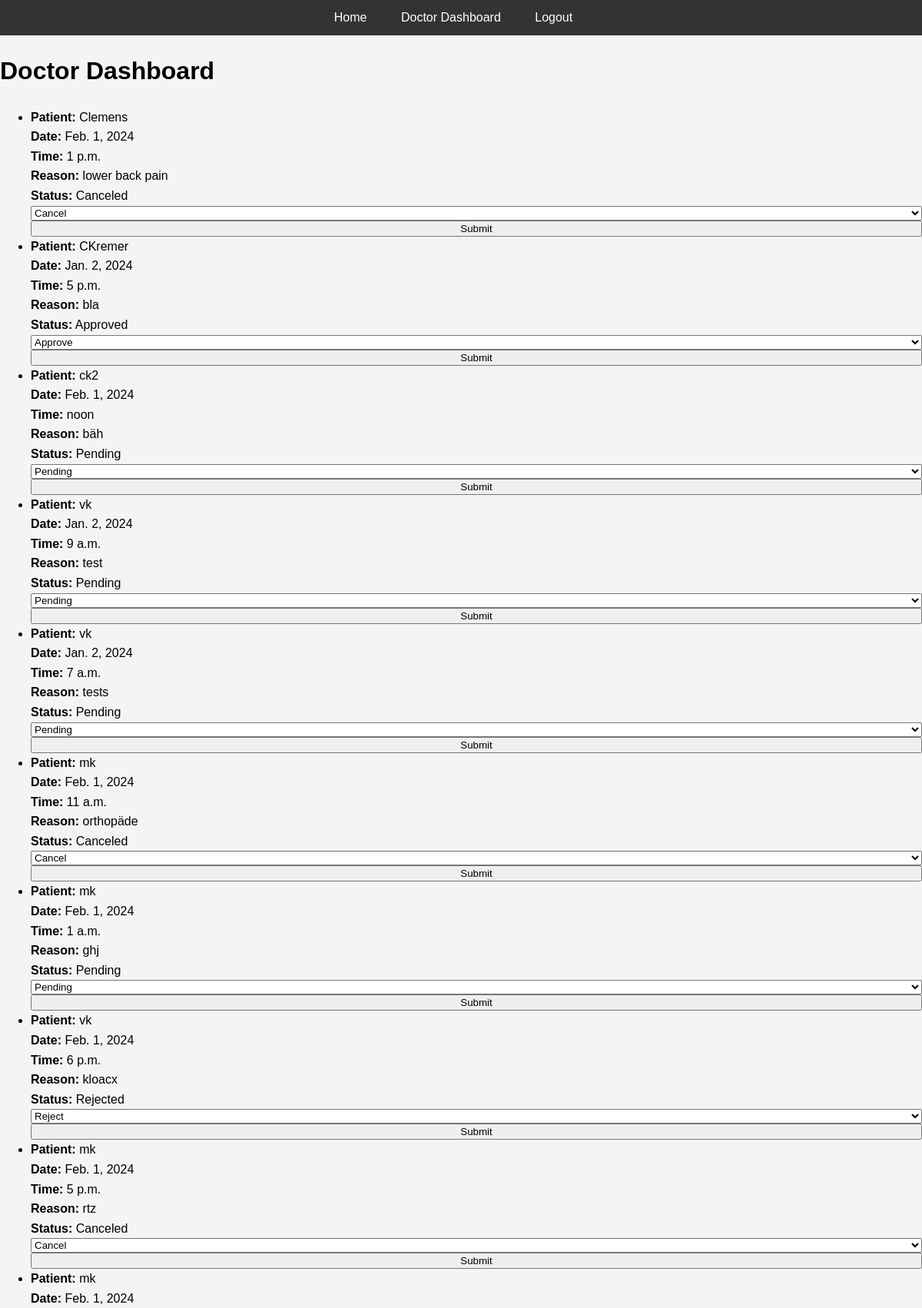
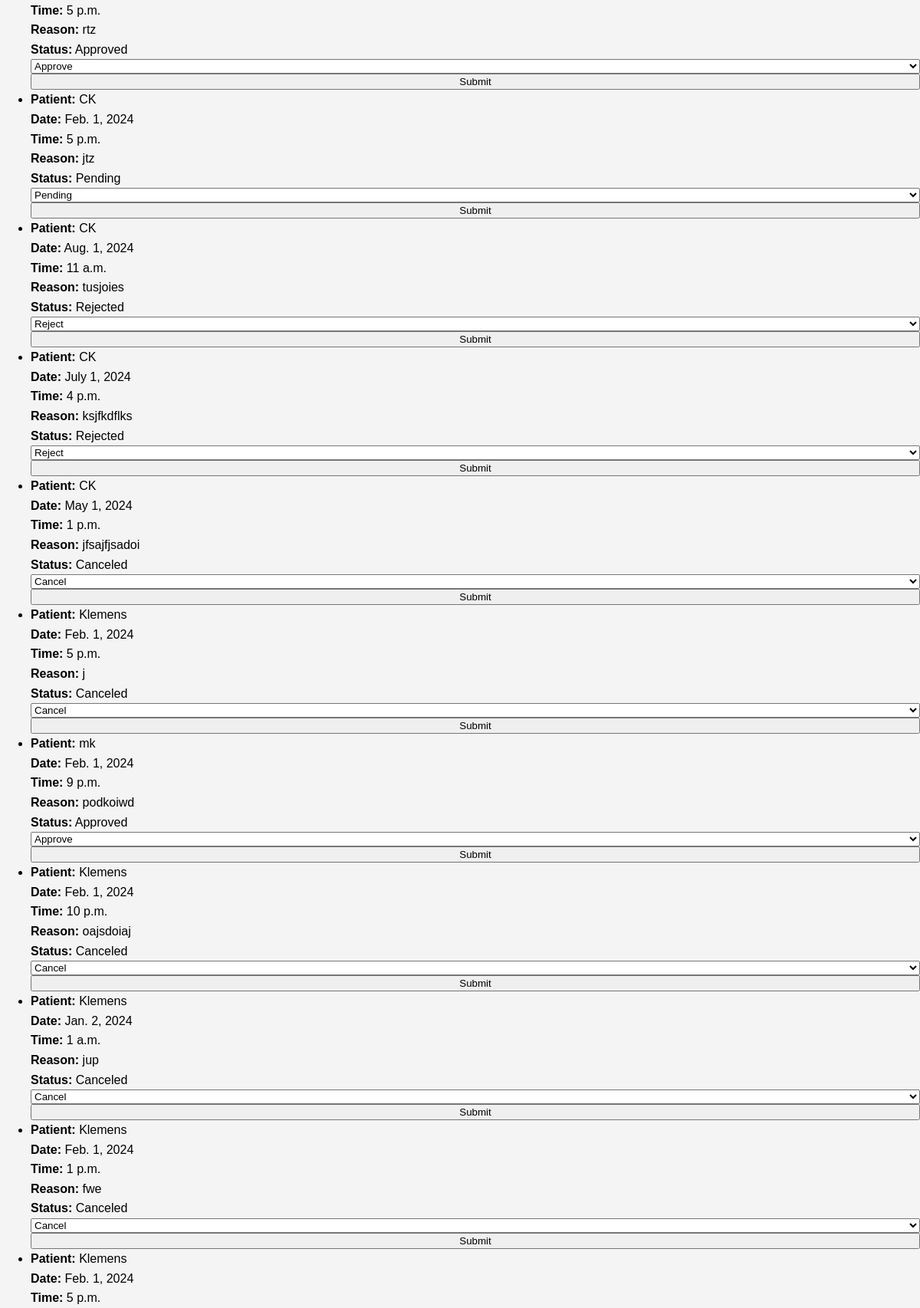
Screenshot of /bookings/doctor_dashboard/ (signed in, upper part) with the database file from the repository (2 pictures, top to bottom).
### bookings/models.py (models this page shows, shortened)
class Appointment(models.Model):
    STATUS_CHOICES = [
        ('pending', 'Pending'),
        ('approved', 'Approved'),
        ('rejected', 'Rejected'),
        ('canceled', 'Canceled'),
    ]
    patient = models.ForeignKey(Patient, on_delete=models.CASCADE)
    doctor = models.ForeignKey(Doctor, on_delete=models.CASCADE)
    date = models.DateField()
    time = models.TimeField()
    reason = models.TextField()
    status = models.CharField(max_length=10, choices=STATUS_CHOICES, default='pending')

class Patient(models.Model):
    SEX_CHOICES = [
        ('M', 'Male'),
        ('F', 'Female'),
        ('O', 'Other'),
    ]
    user = models.OneToOneField(User, on_delete=models.CASCADE)
    phone = models.CharField(max_length=15)
    address = models.CharField(max_length=255)
    sex = models.CharField(max_length=1, choices=SEX_CHOICES)

### bookings/views.py (the view, shortened to what this page needs)
# urls.py: path('doctor_dashboard/', views.doctor_dashboard, name='doctor_dashboard'),
@login_required
def doctor_dashboard(request):
    try:
        doctor = request.user.doctor
        appointments = Appointment.objects.filter(doctor=doctor)
    except ObjectDoesNotExist:
        doctor = None
        appointments = []
    return render(request, 'doctor_dashboard.html', {'appointments': appointments, 'doctor': doctor})

### bookings/context_processors.py (called while the page is built)
def user_roles(request):
    if request.user.is_authenticated:
        is_patient = Patient.objects.filter(user=request.user).exists()
        is_doctor = Doctor.objects.filter(user=request.user).exists()
        return {
            'is_patient': is_patient,
            'is_doctor': is_doctor,
        }
    return {}

### bookings/templates/doctor_dashboard.html (shortened to what this page needs)
{% load static %}
<!DOCTYPE html>
<html lang="en">
<head>
    <link rel="stylesheet" type="text/css" href="{% static 'css/styles.css' %}">
</head>
<body>
    <header>
        <nav>
            <ul>
                <li><a href="{% url 'index' %}">Home</a></li>
                {% if user.is_authenticated %}
                    {% if user.doctor %}
                        <li><a href="{% url 'doctor_dashboard' %}">Doctor Dashboard</a></li>
                    {% endif %}
                    <li><a href="{% url 'logout' %}">Logout</a></li>
                {% else %}
                    <li><a href="{% url 'login' %}">Login</a></li>
                    <li><a href="{% url 'register_patient' %}">Register</a></li>
                {% endif %}
            </ul>
        </nav>
    </header>
    <h1>Doctor Dashboard</h1>
    <ul>
        {% for appointment in appointments %}
            <li>
                <strong>Patient:</strong> {{ appointment.patient.user.username }}<br>
                <strong>Date:</strong> {{ appointment.date }}<br>
                <strong>Time:</strong> {{ appointment.time }}<br>
                <strong>Reason:</strong> {{ appointment.reason }}<br>
                <strong>Status:</strong> {{ appointment.get_status_display }}<br>
                <form method="post">
                    <select name="status">
                        <option value="pending" {% if appointment.status == 'pending' %}selected{% endif %}>Pending</option>
                        <option value="approved" {% if appointment.status == 'approved' %}selected{% endif %}>Approve</option>
                        <option value="rejected" {% if appointment.status == 'rejected' %}selected{% endif %}>Reject</option>
                        <option value="canceled" {% if appointment.status == 'canceled' %}selected{% endif %}>Cancel</option>
                    </select>
                    <button type="submit">Submit</button>
                </form>
            </li>
        {% endfor %}
    </ul>
</body>
</html>

### static/css/styles.css (style rules this page uses)
body { font-family: Arial, sans-serif; line-height: 1.6; background-color: #f4f4f4; margin: 0; padding: 0; }
header { background-color: #333; color: #fff; padding: 10px 0; }
header nav ul { list-style-type: none; padding: 0; margin: 0; text-align: center; }
header nav ul li { display: inline-block; margin-right: 20px; }
header nav ul li a { color: #fff; text-decoration: none; padding: 5px 10px; }
form { display: flex; flex-direction: column; }

### rows the page displays
Appointment: patient.user.username "Clemens", date "Feb. 1, 2024", time "1 p.m.", reason "lower back pain", status "Canceled", status "Cancel"
Appointment: patient.user.username "CKremer", date "Jan. 2, 2024", time "5 p.m.", reason "bla", status "Approved", status "Approve"
Appointment: patient.user.username "ck2", date "Feb. 1, 2024", time "noon", reason "bäh", status "Pending"
Appointment: patient.user.username "vk", date "Jan. 2, 2024", time "9 a.m.", reason "test", status "Pending"
Appointment: patient.user.username "vk", date "Jan. 2, 2024", time "7 a.m.", reason "tests", status "Pending"
Appointment: patient.user.username "mk", date "Feb. 1, 2024", time "11 a.m.", reason "orthopäde", status "Canceled", status "Cancel"
Appointment: patient.user.username "mk", date "Feb. 1, 2024", time "1 a.m.", reason "ghj", status "Pending"
Appointment: patient.user.username "vk", date "Feb. 1, 2024", time "6 p.m.", reason "kloacx", status "Rejected", status "Reject"
Appointment: patient.user.username "mk", date "Feb. 1, 2024", time "5 p.m.", reason "rtz", status "Canceled", status "Cancel"
Appointment: patient.user.username "mk", date "Feb. 1, 2024", time "5 p.m.", reason "rtz", status "Approved", status "Approve"
Appointment: patient.user.username "CK", date "Feb. 1, 2024", time "5 p.m.", reason "jtz", status "Pending"
Appointment: patient.user.username "CK", date "Aug. 1, 2024", time "11 a.m.", reason "tusjoies", status "Rejected", status "Reject"
Appointment: patient.user.username "CK", date "July 1, 2024", time "4 p.m.", reason "ksjfkdflks", status "Rejected", status "Reject"
Appointment: patient.user.username "CK", date "May 1, 2024", time "1 p.m.", reason "jfsajfjsadoi", status "Canceled", status "Cancel"
Appointment: patient.user.username "Klemens", date "Feb. 1, 2024", time "5 p.m.", reason "j", status "Canceled", status "Cancel"
Appointment: patient.user.username "mk", date "Feb. 1, 2024", time "9 p.m.", reason "podkoiwd", status "Approved", status "Approve"
Appointment: patient.user.username "Klemens", date "Feb. 1, 2024", time "10 p.m.", reason "oajsdoiaj", status "Canceled", status "Cancel"
Appointment: patient.user.username "Klemens", date "Jan. 2, 2024", time "1 a.m.", reason "jup", status "Canceled", status "Cancel"
Appointment: patient.user.username "Klemens", date "Feb. 1, 2024", time "1 p.m.", reason "fwe", status "Canceled", status "Cancel"
Appointment: patient.user.username "Klemens", date "Feb. 1, 2024", time "5 p.m."
